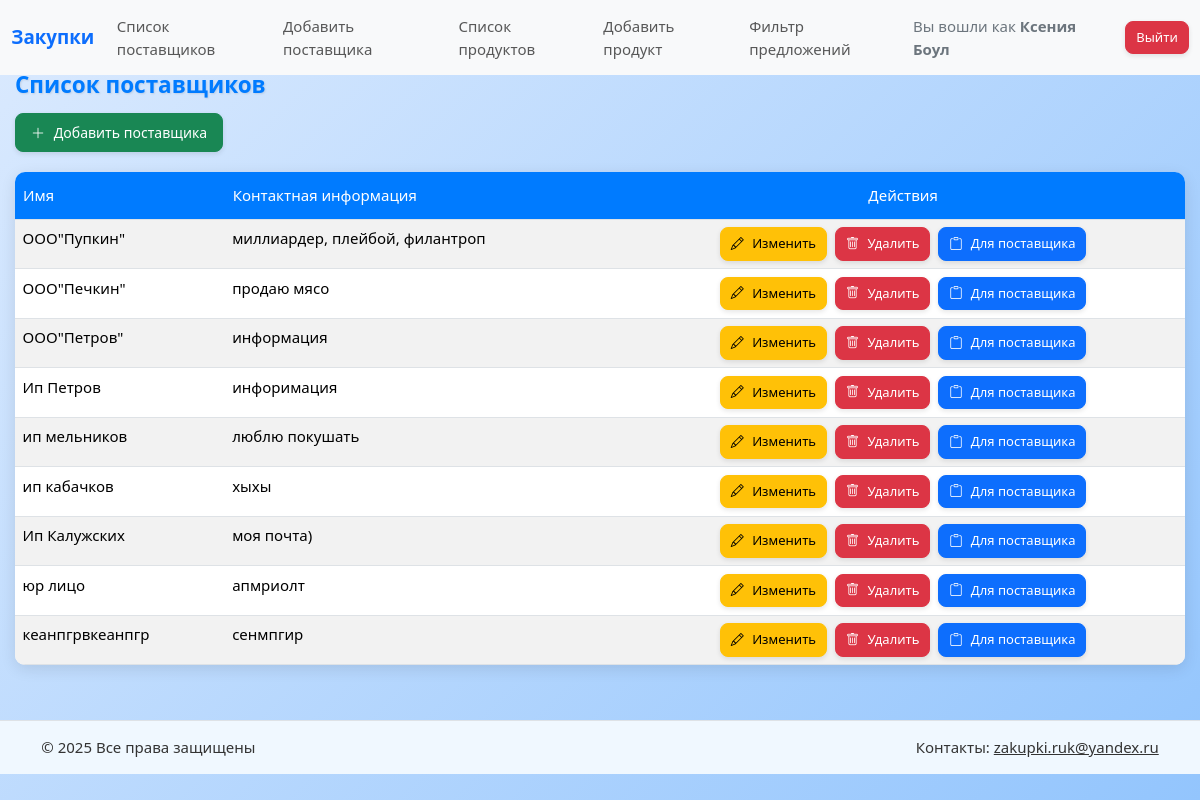
The page /supplier_list/ (signed in) on the database its author committed.
### procurement/models.py (models this page shows, shortened)
class Supplier(models.Model):
    name = models.CharField(max_length=255, verbose_name=u"Наименование")
    contact_info = models.TextField(verbose_name=u"Контактная информация")
    class Meta:
        verbose_name = 'Поставщик'
        verbose_name_plural = 'Поставщики'

### procurement/views.py (the view)
# urls.py: path('supplier_list/', views.supplier_list, name='supplier_list'),
@login_required
def supplier_list(request):
    suppliers = Supplier.objects.all()  # Получаем всех поставщиков из базы данных
    return render(request, 'supplier/supplier_list.html', {'suppliers': suppliers})

### procurement/templates/supplier/supplier_list.html (shortened to what this page needs)
{% load static %}
<!DOCTYPE html>
<html lang="ru">
<head>
    <link rel="stylesheet" href="{% static 'css/bootstrap.min.css' %}">
    <link rel="stylesheet" href="{% static 'font/bootstrap-icons.css' %}">
</head>
<body>
    {% include 'header.html' %}
    <div class="main-container">
        <div class="page-header">
            <h1 class="page-title">Список поставщиков</h1>
            <a href="{% url 'add_supplier' %}" class="btn btn-success align-self-start">
                <i class="bi bi-plus-lg"></i> Добавить поставщика
            </a>
        </div>
        <div class="table-responsive">
            <table class="table table-hover table-striped">
                <thead>
                    <tr>
                        <th>Имя</th>
                        <th>Контактная информация</th>
                        <th class="text-center">Действия</th>
                    </tr>
                </thead>
                <tbody>
                    {% for supplier in suppliers %}
                    <tr>
                        <td>{{ supplier.name|truncatechars:20 }}</td>
                        <td>{{ supplier.contact_info|truncatechars:30 }}</td>
                        <td>
                            <div class="action-buttons">
                                <a href="{% url 'edit_supplier' supplier.id %}" class="btn btn-warning btn-sm">
                                    <i class="bi bi-pencil"></i> Изменить
                                </a>
                                <a href="{% url 'delete_supplier' supplier.id %}" class="btn btn-danger btn-sm">
                                    <i class="bi bi-trash"></i> Удалить
                                </a>
                                <a href="{% url 'supplier_form' supplier.id %}" class="btn btn-primary btn-sm copy-link"
                                    data-supplier-id="{{ supplier.id }}">
                                    <i class="bi bi-clipboard"></i> Для поставщика
                                </a>
                            </div>
                        </td>
                    </tr>
                    {% empty %}
                    <tr>
                        <td colspan="3" class="text-center py-3">Нет поставщиков</td>
                    </tr>
                    {% endfor %}
                </tbody>
            </table>
        </div>
    </div>
    {% include 'footer.html' %}
</body>
</html>

### procurement/templates/header.html (shortened to what this page needs)
<nav class="navbar navbar-expand-lg bg-body-tertiary fixed-top">
    <div class="container-fluid">
        <a class="navbar-brand fw-bold text-primary" href="{% url 'product_supplier_table' %}">Закупки</a>
        <div class="collapse navbar-collapse" id="navbarNav">
            <ul class="navbar-nav me-auto">
                <li class="nav-item">
                    <a class="nav-link" href="{% url 'supplier_list' %}">Список поставщиков</a>
                </li>
                <li class="nav-item">
                    <a class="nav-link" href="{% url 'add_supplier' %}">Добавить поставщика</a>
                </li>
                <li class="nav-item">
                    <a class="nav-link" href="{% url 'product_list' %}">Список продуктов</a>
                </li>
                <li class="nav-item">
                    <a class="nav-link" href="{% url 'add_product' %}">Добавить продукт</a>
                </li>
                <li class="nav-item">
                    <a class="nav-link" href="{% url 'price_list' %}">Фильтр предложений</a>
                </li>
            </ul>
            <div class="d-flex align-items-center">
                {% if user.is_authenticated %}
                    <span class="me-3 text-secondary">Вы вошли как <strong>{{ user.first_name }} {{ user.last_name }}</strong></span>
                    <a href="{% url 'logout' %}" class="btn btn-danger btn-sm">Выйти</a>
                {% else %}
                    <a href="{% url 'login' %}" class="btn btn-primary btn-sm me-2">Войти</a>
                    <a href="{% url 'register' %}" class="btn btn-success btn-sm">Регистрация</a>
                {% endif %}
            </div>
        </div>
    </div>
</nav>

### procurement/templates/footer.html (shortened to what this page needs)
<footer style="background-color: #f0f8ff; color: #333;" class="text-center py-3 mt-auto border-top">
    <div class="container d-flex justify-content-between align-items-center">
        <p class="mb-0">&copy; <span id="current-year"></span> Все права защищены</p>
        <p class="mb-0">Контакты: <a href="mailto:zakupki.ruk@yandex.ru" style="color: #333;">zakupki.ruk@yandex.ru</a></p>
    </div>
</footer>

### procurement/templates/supplier/supplier_list.html (style rules this page uses)
:root { --header-height: 56px; --footer-height: 40px; --animation-duration: 0.3s; }
html, body { height: 100%; margin: 0; padding: 0; background: linear-gradient(135deg, #dbeafe, #93c5fd); background-attachment: fixed; font-size: 15px; }
.main-container { padding: 15px; padding-top: calc(var(--header-height) + 15px); padding-bottom: calc(var(--footer-height) + 15px); animation: fadeIn var(--animation-duration) ease-out; }
.page-header { display: flex; flex-direction: column; gap: 15px; margin-bottom: 20px; animation: slideDown 0.4s ease-out; }
.table-responsive { border-radius: 10px; overflow: hidden; box-shadow: 0 4px 15px rgba(0, 0, 0, 0.1); background: white; animation: zoomIn 0.5s ease-out; }
.table th { background-color: #007bff !important; color: white !important; padding: 12px 8px !important; position: sticky; top: 0; font-weight: 500; }
.table tr { transition: all 0.2s ease; }
.table tbody tr { animation: fadeInRow 0.4s ease-out forwards; }
.table tbody tr:nth-child(1) { animation-delay: 0.1s; }
.table tbody tr:nth-child(2) { animation-delay: 0.2s; }
.action-buttons { display: flex; gap: 8px; flex-wrap: wrap; justify-content: center; }
.copy-link { animation: pulse 2s infinite; }
.page-title { font-size: 1.5rem; font-weight: 600; color: #007bff; margin: 0; text-shadow: 1px 1px 2px rgba(0, 0, 0, 0.1); }
.btn { border-radius: 8px; padding: 8px 15px; font-weight: 500; white-space: nowrap; font-size: 14px; transition: all 0.2s ease; transform: translateZ(0); box-shadow: 0 2px 5px rgba(0, 0, 0, 0.1); }
.btn i { margin-right: 5px; transition: transform 0.2s ease; }
.table { margin-bottom: 0; width: 100%; }
.btn-sm { padding: 6px 10px; font-size: 13px; }
.table tbody tr:nth-child(3) { animation-delay: 0.3s; }
.table tbody tr:nth-child(4) { animation-delay: 0.4s; }
.table tbody tr:nth-child(5) { animation-delay: 0.5s; }
.table tbody tr:nth-child(n+6) { animation-delay: 0.6s; }

### rows shown on the page
Supplier: name "ООО\"Пупкин\"", contact_info "миллиардер, плейбой, филантроп"
Supplier: name "ООО\"Печкин\"", contact_info "продаю мясо"
Supplier: name "ООО\"Петров\"", contact_info "информация"
Supplier: name "Ип Петров", contact_info "инфоримация"
Supplier: name "ип мельников", contact_info "люблю покушать"
Supplier: name "ип кабачков", contact_info "хыхы"
Supplier: name "Ип Калужских", contact_info "моя почта)"
Supplier: name "юр лицо", contact_info "апмриолт"
Supplier: name "кеанпгрвкеанпгр", contact_info "сенмпгир"

### other values the page prints
{{ user.first_name }} "Ксения"
{{ user.last_name }} "Боул"
